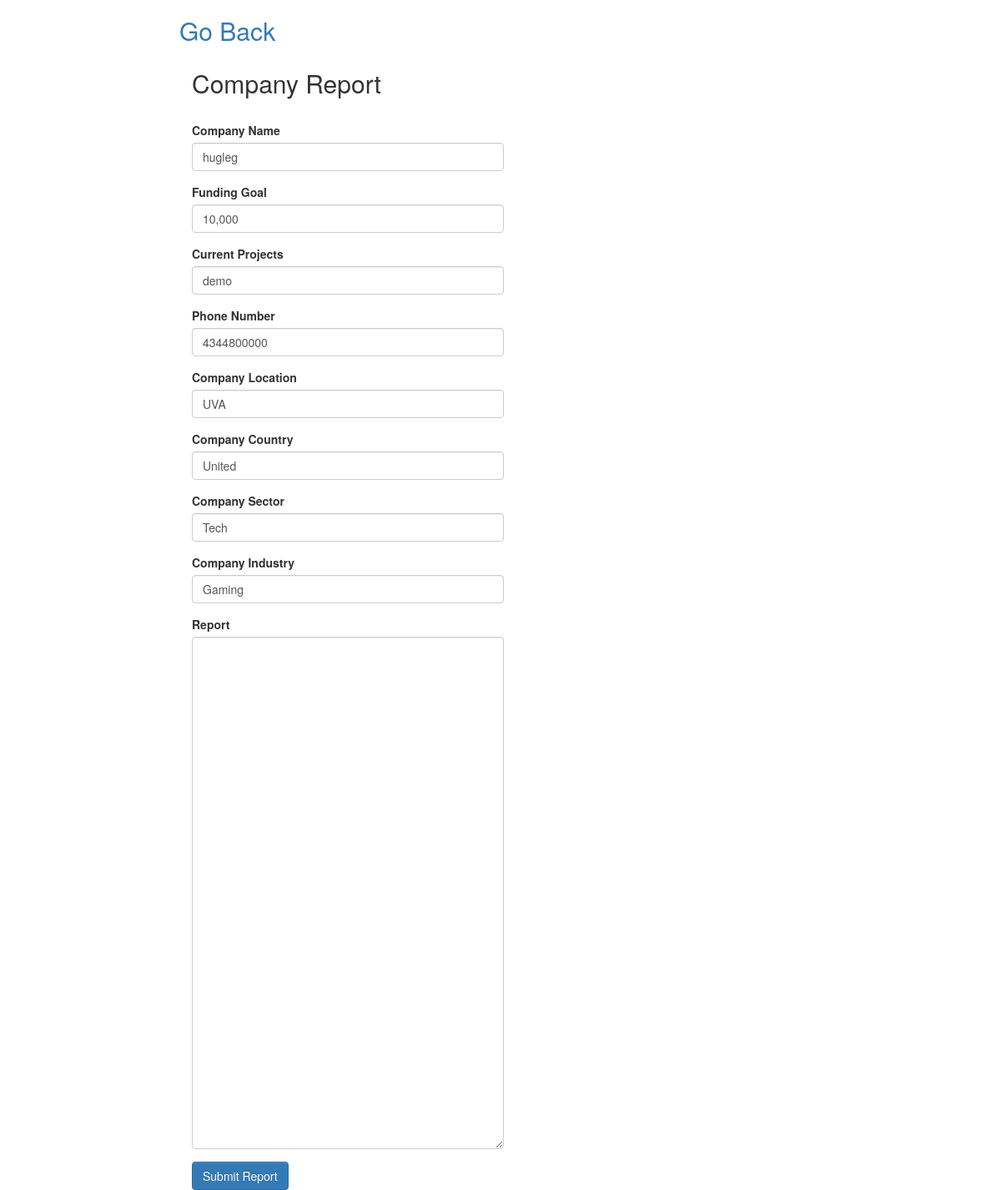
Screenshot of /catalog/viewallreport/1/ (signed in) with the database file from the repository.
### catalog/models.py (models this page shows)
class Report(models.Model):
    report_no = models.AutoField(primary_key=True)
    current_projects = models.CharField(default= "No current Projects",max_length= 1000, help_text="Projects")
    company = models.CharField(max_length=30, help_text="Company name")
    funding_goal = models.CharField(max_length=20, help_text="Funding goal", default="10,000")
    phone = models.CharField(max_length=20, help_text="Company phone number")
    location = models.CharField(max_length=20, help_text="Company location")
    country = models.CharField(max_length=30,help_text="Company country")
    sector = models.CharField(max_length=30, help_text="Company sector")
    industry = models.CharField(max_length=30, help_text="Company industry")
    description=models.CharField(default="No description yet",max_length=3000,help_text="Project description")
    timestamp = models.DateTimeField(default = timezone.now)
    is_private = models.BooleanField(default = False)
    files = models.ForeignKey(file, null=True, blank=True)

### catalog/views.py (the view)
# urls.py: url(r'^viewreport/(?P<pk>[0-9]+)/$', views.edit_report, name='viewreport'),
@login_required(login_url = 'login')
def edit_report(request, pk):
    r = Report.objects.get(pk=pk)
    return render(request, 'edit_report.html', {'report':r})

### catalog/templates/edit_report.html (shortened to what this page needs)
{% extends "base_generic.html" %}
{% block content %}
<h2><a href={% url 'gohome' %}>Go Back</a></h2>
<div>
    <form action="{% url 'finish_edit' report.pk %}" method="post" enctype="multipart/form-data" class="col-lg-5" id="edit_report">
    <h2>Company Report</h2><br>
          <div class="form-group">
            <label class="form-control-label" for="company_name">Company Name</label>
            <input class="form-control" type="text" id="company_name"  name="company" value={{report.company}}>
          </div>
          <div class="form-group">
            <label class="form-control-label" for="company_name">Funding Goal</label>
            <input class="form-control" type="text" id="funding_goal"  name="funding_goal" value={{report.funding_goal}}>
          </div>
          <div class="form-group">
            <label class="form-control-label" for="company_name">Current Projects</label>
            <input class="form-control" type="text" id="current_projects"  name="current_projects" value={{report.current_projects}}>
          </div>
          <div class="form-group">
            <label class="form-control-label" for="company_name">Phone Number</label>
            <input class="form-control" type="text" id="phone"  name="phone" value={{report.phone}}>
          </div>
          <div class="form-group">
            <label class="form-control-label" for="company_name">Company Location</label>
            <input class="form-control" type="text" id="location"  name="location" value={{report.location}}>
          </div>
          <div class="form-group">
            <label class="form-control-label" for="company_name">Company Country</label>
            <input class="form-control" type="text" id="country"  name="country" value={{report.country}}>
          </div>
          <div class="form-group">
            <label class="form-control-label" for="company_name">Company Sector</label>
            <input class="form-control" type="text" id="funding_goal"  name="sector" value={{report.sector}}>
          </div>
          <div class="form-group">
            <label class="form-control-label" for="company_name">Company Industry</label>
            <input class="form-control" type="text" id="funding_goal"  name="industry" value={{report.industry}}>
          </div>
          <div class="form-group">
          <label>Report</label>
            <textarea class="form-control" rows="30" name="description" id="description" value={{report.description}}></textarea>
          </div>
          <button type="submit" class="btn btn-primary hh-btn">Submit Report</button>
      </form>
</div>
{% endblock %}

### rows the page displays
Report: company "hugleg", funding_goal "10,000", current_projects "demo", phone "4344800000", location "UVA", country "United", sector "Tech", industry "Gaming"
